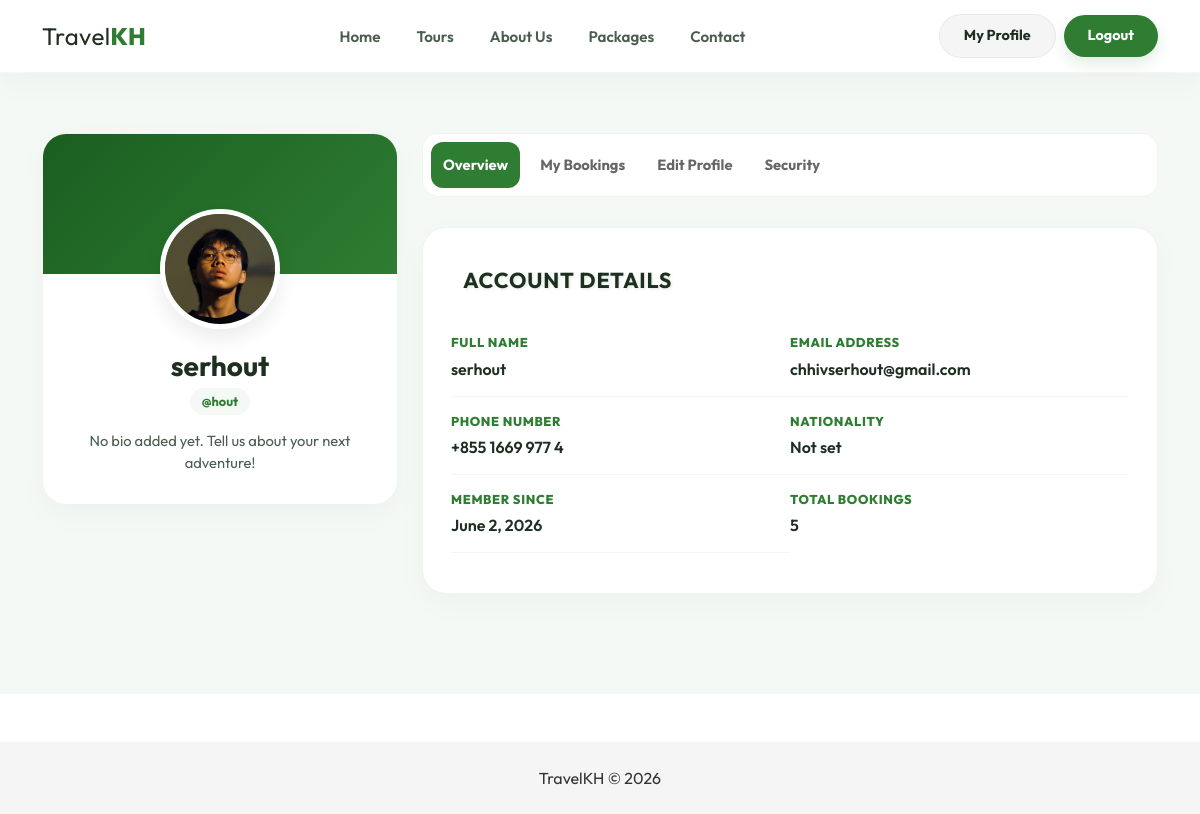
The app's page /user/profile.php (signed in) with its own data.
### tables this page shows
CREATE TABLE `users` (
  `user_id` int NOT NULL AUTO_INCREMENT,
  `username` varchar(50) NOT NULL,
  `full_name` varchar(100) DEFAULT NULL,
  `email` varchar(100) DEFAULT NULL,
  `phone` varchar(25) DEFAULT NULL,
  `profile_image` varchar(255) DEFAULT 'default_avatar.jpg',
  `nationality` varchar(50) DEFAULT NULL,
  `bio` text,
  `password` varchar(255) NOT NULL,
  `role` enum('admin','user') DEFAULT 'user',
  `status` enum('active','inactive') DEFAULT 'active',
  `created_at` timestamp NULL DEFAULT CURRENT_TIMESTAMP,
  PRIMARY KEY (`user_id`),
  UNIQUE KEY `username` (`username`)
);

### includes/config.php (called while the page is built, shortened)
<?php
$host = "localhost";
$user = "root";
$pass = "123456";
$db   = "travel_tour_db";
$conn = new mysqli($host, $user, $pass, $db);
function base_url($path = '') {
    static $base = null;
    if ($base === null) {
        $docRoot = str_replace('\\', '/', realpath($_SERVER['DOCUMENT_ROOT']));
        $appRoot = str_replace('\\', '/', realpath(APP_ROOT));
        $base = rtrim(str_replace($docRoot, '', $appRoot), '/') . '/';
    }
    return $base . ltrim($path, '/');
}
require_once __DIR__ . '/auth.php';

### includes/auth.php (called while the page is built, shortened)
<?php
function current_user_id() {
    return $_SESSION['user_id'] ?? null;
}
function get_user_by_id($conn, $userId) {
    $stmt = $conn->prepare("SELECT user_id, username, role, status, created_at, full_name, email, phone, profile_image, nationality, bio FROM users WHERE user_id = ?");
    $stmt->bind_param('i', $userId);
    $stmt->execute();
    return $stmt->get_result()->fetch_assoc();
}

### user/profile.php (the view, shortened to what this page needs)
<?php
require_once __DIR__ . '/../includes/config.php';
$userId = current_user_id();
$user = get_user_by_id($conn, $userId);
function getProfileImage($imgName) {
    return base_url('assets/images/users/' . $imgName);
}
$bookingCountQuery = $conn->query("SELECT COUNT(*) AS c FROM bookings WHERE user_id = $userId");
$bookingCount = $bookingCountQuery ? $bookingCountQuery->fetch_assoc()['c'] : 0;
?>
<?php include __DIR__ . '/../includes/header.php'; ?>
<link href="<?php echo base_url('assets/css/profile.css'); ?>" rel="stylesheet">
<?php include __DIR__ . '/../includes/navbar.php'; ?>
<section class="profile-layout-section">
    <div class="container">
        <div class="row g-4">
            <div class="col-lg-4" data-aos="fade-right">
                <div class="profile-card">
                    <div class="profile-cover"></div>
                    <div class="profile-avatar-container">
                        <img src="<?php echo getProfileImage($user['profile_image']); ?>" alt="Profile Avatar" class="profile-avatar">
                    </div>
                    <div class="profile-info">
                        <h3><?php echo !empty($user['full_name']) ? htmlspecialchars($user['full_name']) : 'New Explorer'; ?></h3>
                        <span class="username-badge">@<?php echo htmlspecialchars($user['username']); ?></span>
                        <p class="bio-text">
                            <?php echo !empty($user['bio']) ? htmlspecialchars($user['bio']) : 'No bio added yet. Tell us about your next adventure!'; ?>
                        </p>
                    </div>
                </div>
            </div>
            <div class="col-lg-8" data-aos="fade-left">
                <ul class="profile-nav-tabs">
                    <li>
                        <button class="nav-link active" onclick="switchTab(event, 'tab-overview')">Overview</button>
                    </li>
                    <li>
                        <button class="nav-link" onclick="switchTab(event, 'tab-bookings')">My Bookings</button>
                    </li>
                    <li>
                        <button class="nav-link" onclick="switchTab(event, 'tab-settings')">Edit Profile</button>
                    </li>
                    <li>
                        <button class="nav-link" onclick="switchTab(event, 'tab-security')">Security</button>
                    </li>
                </ul>
                <div id="tab-overview" class="tab-content-panel profile-details-card">
                    <h4 class="mb-4" style="font-weight: 700; color: var(--charcoal);">Account Details</h4>
                    <div class="row">
                        <div class="col-md-6 detail-row">
                            <div class="detail-label">Full Name</div>
                            <div class="detail-value"><?php echo !empty($user['full_name']) ? htmlspecialchars($user['full_name']) : 'Not set'; ?></div>
                        </div>
                        <div class="col-md-6 detail-row">
                            <div class="detail-label">Email Address</div>
                            <div class="detail-value"><?php echo !empty($user['email']) ? htmlspecialchars($user['email']) : 'Not set'; ?></div>
                        </div>
                        <div class="col-md-6 detail-row">
                            <div class="detail-label">Phone Number</div>
                            <div class="detail-value"><?php echo !empty($user['phone']) ? htmlspecialchars($user['phone']) : 'Not set'; ?></div>
                        </div>
                        <div class="col-md-6 detail-row">
                            <div class="detail-label">Nationality</div>
                            <div class="detail-value"><?php echo !empty($user['nationality']) ? htmlspecialchars($user['nationality']) : 'Not set'; ?></div>
                        </div>
                        <div class="col-md-6 detail-row">
                            <div class="detail-label">Member Since</div>
                            <div class="detail-value"><?php echo date('F j, Y', strtotime($user['created_at'])); ?></div>
                        </div>
                        <div class="col-md-6 detail-row">
                            <div class="detail-label">Total Bookings</div>
                            <div class="detail-value"><?php echo (int) $bookingCount; ?></div>
                        </div>
                    </div>
                </div>
            </div>
        </div>
    </div>
</section>
<?php include __DIR__ . '/../includes/footer.php'; ?>

### assets/css/style.css (style rules this page uses)
body { font-family: 'Outfit', sans-serif; background: #ffffff; color: #333; }
:root { --primary-green: #2E7D32; --dark-green: #1B5E20; --light-gray: #F5F5F5; }
h1, h2, h4 { color: var(--primary-green); letter-spacing: 0.04em; text-transform: uppercase; text-shadow: 1px 1px 3px rgba(46, 125, 50, 0.18); }
h4 { font-size: 1.35rem; margin-bottom: 0.65rem; }

### assets/css/profile.css (style rules this page uses)
:root { --primary-green: #2E7D32; --dark-green: #1B5E20; --lime-accent: #C7F93E; --charcoal: #1E2E21; --body-text: #4A5D4E; --soft-green-bg: #F5F9F6; --white: #FFFFFF; --border-color: rgba(46, 125, 50, 0.08); }
.profile-layout-section { padding: 60px 0 100px 0; background: var(--soft-green-bg); }
.profile-card { background: var(--white); border-radius: 24px; border: 1px solid var(--border-color); box-shadow: 0 10px 30px rgba(0,0,0,0.03); overflow: hidden; }
.profile-cover { height: 140px; background: linear-gradient(135deg, var(--dark-green) 0%, var(--primary-green) 100%); position: relative; }
.profile-avatar-container { text-align: center; margin-top: -65px; position: relative; z-index: 2; margin-bottom: 20px; }
.profile-avatar { width: 120px; height: 120px; border-radius: 50%; object-fit: cover; border: 5px solid var(--white); box-shadow: 0 10px 20px rgba(0,0,0,0.08); }
.profile-info { text-align: center; padding: 0 30px 30px 30px; }
.profile-info h3 { font-family: 'Outfit', sans-serif; font-weight: 700; color: var(--charcoal); margin-bottom: 5px; }
.profile-info .username-badge { display: inline-block; background: var(--soft-green-bg); color: var(--primary-green); padding: 4px 12px; border-radius: 20px; font-size: 0.8rem; font-weight: 700; margin-bottom: 15px; }
.profile-info .bio-text { font-size: 0.92rem; color: var(--body-text); line-height: 1.5; margin-bottom: 0; }
.profile-nav-tabs { background: var(--white); border-radius: 16px; padding: 8px; border: 1px solid var(--border-color); margin-bottom: 30px; display: flex; gap: 8px; list-style: none; }
.profile-nav-tabs .nav-link { flex: 1; text-align: center; border: none; border-radius: 12px; padding: 12px; font-weight: 700; font-size: 0.92rem; color: #666; transition: all 0.3s ease; cursor: pointer; background: transparent; }
.profile-nav-tabs .nav-link.active { background: var(--primary-green); color: var(--white); }
.profile-details-card { background: var(--white); border-radius: 24px; padding: 40px; border: 1px solid var(--border-color); box-shadow: 0 10px 30px rgba(0,0,0,0.03); }
.detail-row { padding: 15px 0; border-bottom: 1px solid rgba(0,0,0,0.04); }
.detail-row:last-child { border-bottom: none; }
.detail-label { font-size: 0.8rem; font-weight: 800; color: var(--primary-green); text-transform: uppercase; letter-spacing: 0.05em; margin-bottom: 4px; }
.detail-value { font-size: 1rem; font-weight: 600; color: var(--charcoal); }

### records on screen
users: profile_image (picture), full_name "serhout", username "hout", email "chhivserhout@gmail.com", phone "+855 1669 977 4", created_at "June 2, 2026"

### other values on screen
$bookingCount "5"
